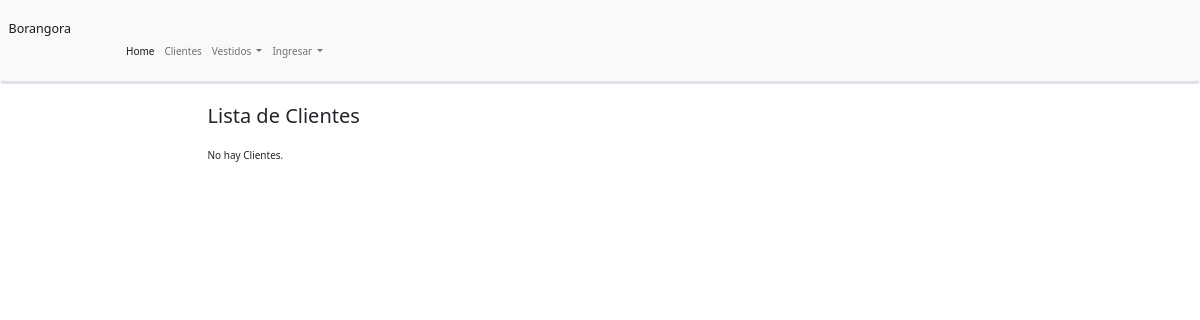
Before: /home/clientes/ with the older database file.
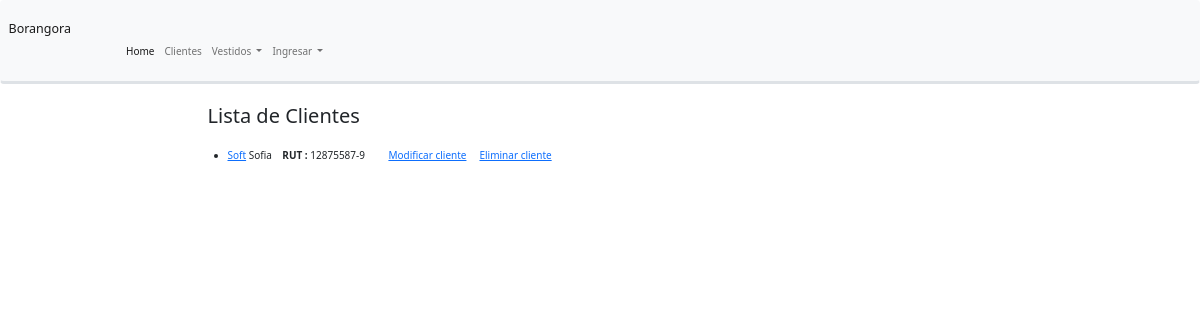
After: the same page with the newer database file.
### catalogo/models.py (models this page shows, shortened)
class Cliente(models.Model):
    nombre = models.CharField(max_length=100)
    apellidos= models.CharField(max_length=100)
    rut =models.CharField(unique=True, max_length=11, help_text='Ingrese RUT sin puntos y con digito verificador', default="12875587-9")
    email = models.EmailField()
    telefono = models.CharField(max_length=10)
    def get_absolute_url(self):
        return reverse('detalle-cliente', args=[str(self.id)])
    class Meta:
        ordering = ['apellidos']

### catalogo/views.py (the view)
# urls.py: path('clientes/', views.ClienteListView.as_view(), name='clientes'),
class ClienteListView(generic.ListView):
    model = Cliente
    paginate_by = 10

### catalogo/templates/catalogo/cliente_list.html
{% extends "base_generic.html" %}
{% block content %}
    <h2>Lista de Clientes</h2>
    <br>
    {% if cliente_list %}
    <ul>
      {% for cliente in cliente_list %}
      <li>
        <a href="{{ cliente.get_absolute_url }}">{{ cliente.apellidos }}</a> {{cliente.nombre}}&nbsp &nbsp
         <strong> RUT :  </strong> {{cliente.rut}} &nbsp &nbsp &nbsp &nbsp
        <a href="{% url 'cliente_update' cliente.pk %}">Modificar cliente</a> &nbsp &nbsp
        <a href="{% url 'cliente_delete' cliente.pk %}">Eliminar cliente</a>
      <br>
      <br>
      </li>
      {% endfor %}
    </ul>
    {% else %}
      <p>No hay Clientes.</p>
    {% endif %}
{% endblock %}

Changed rows visible on the page:
added Cliente: apellidos "Soft", nombre "Sofia", rut "12875587-9"
Other visible differences:
text no longer shown: "No hay Clientes."
